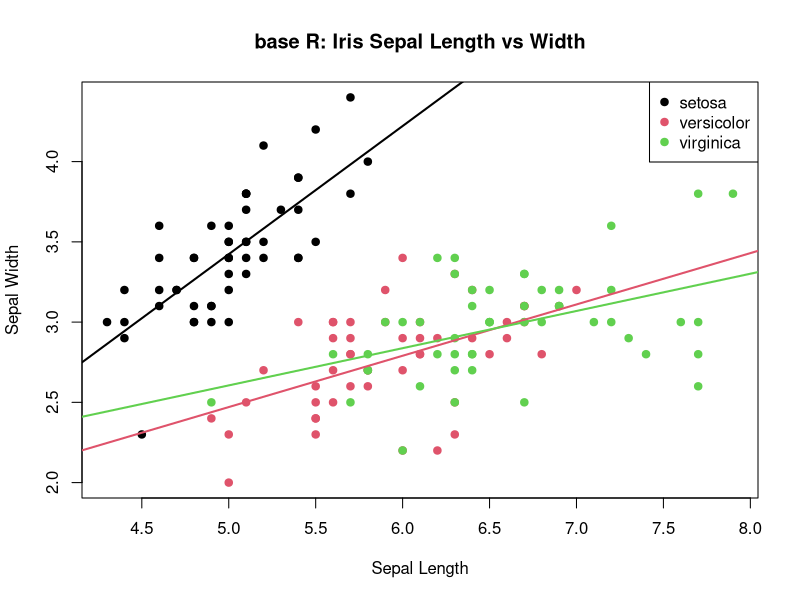
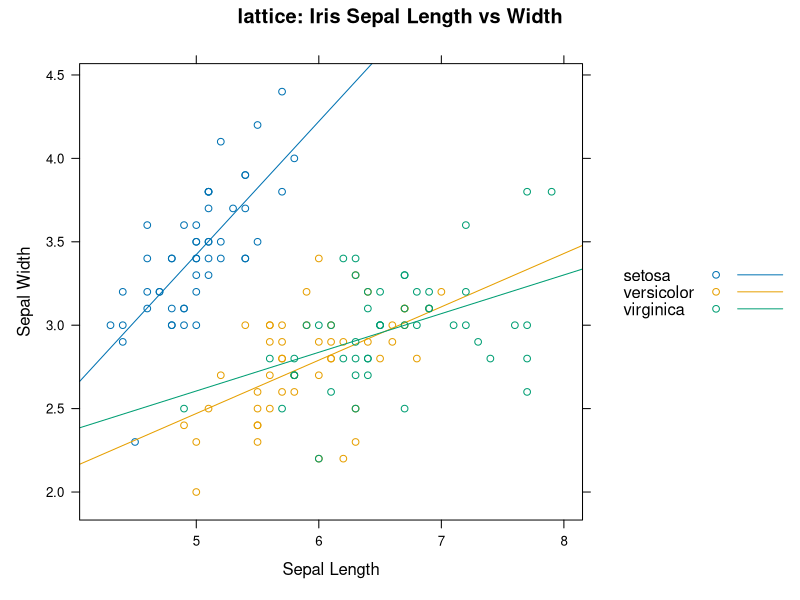
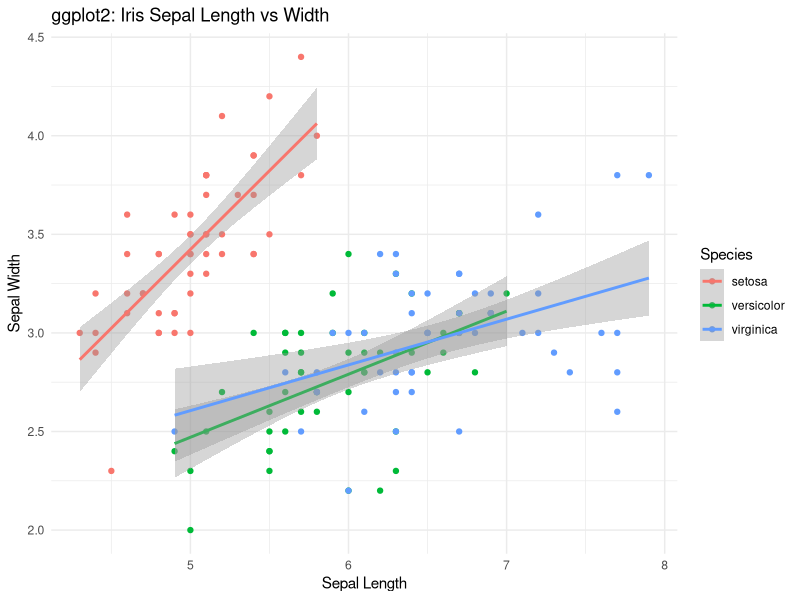
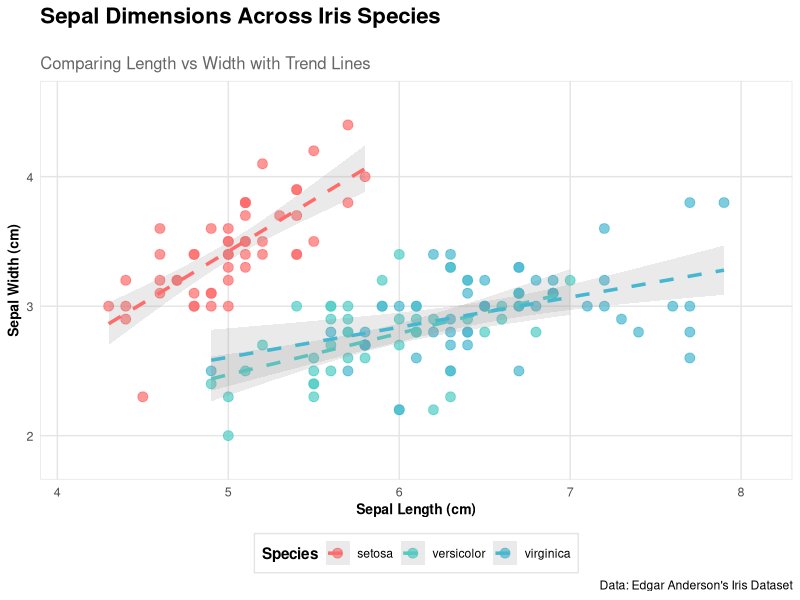
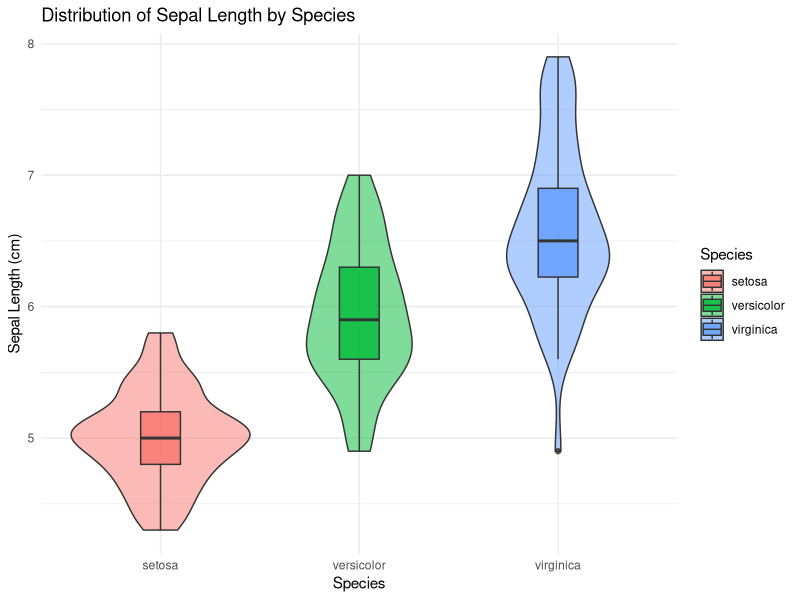
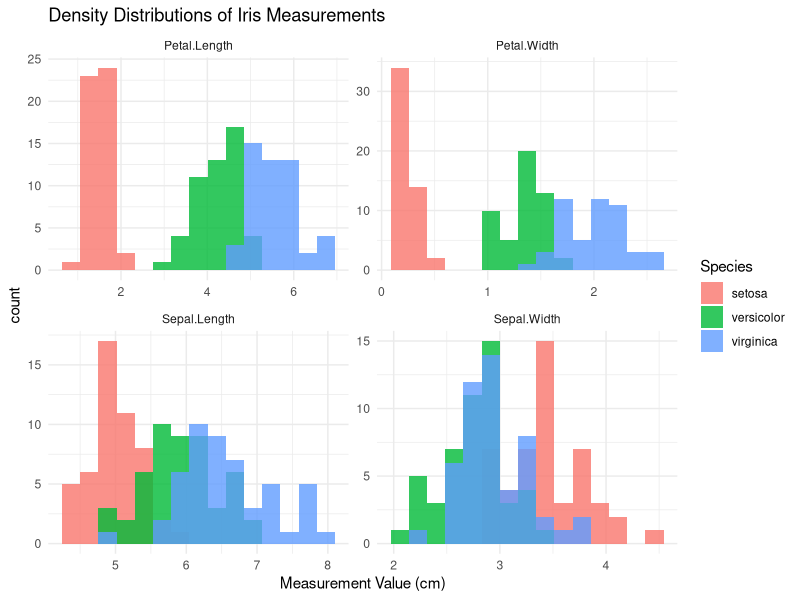
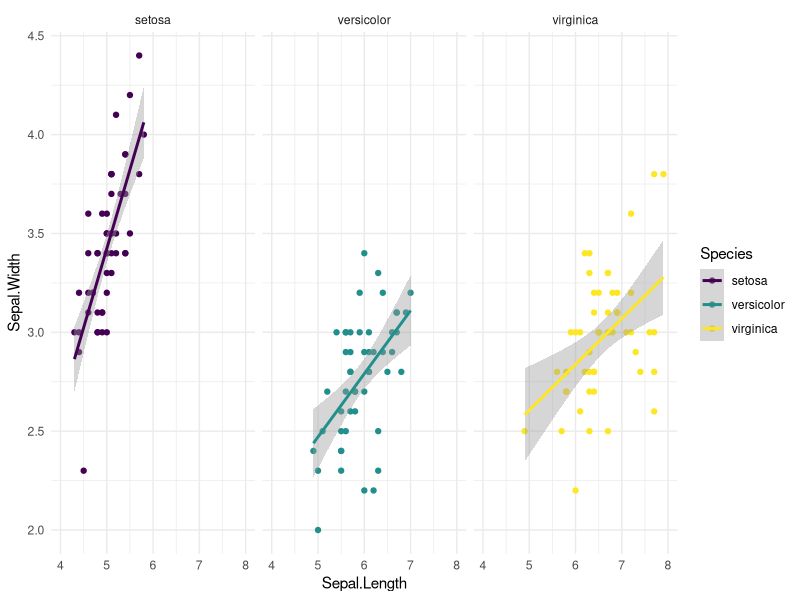
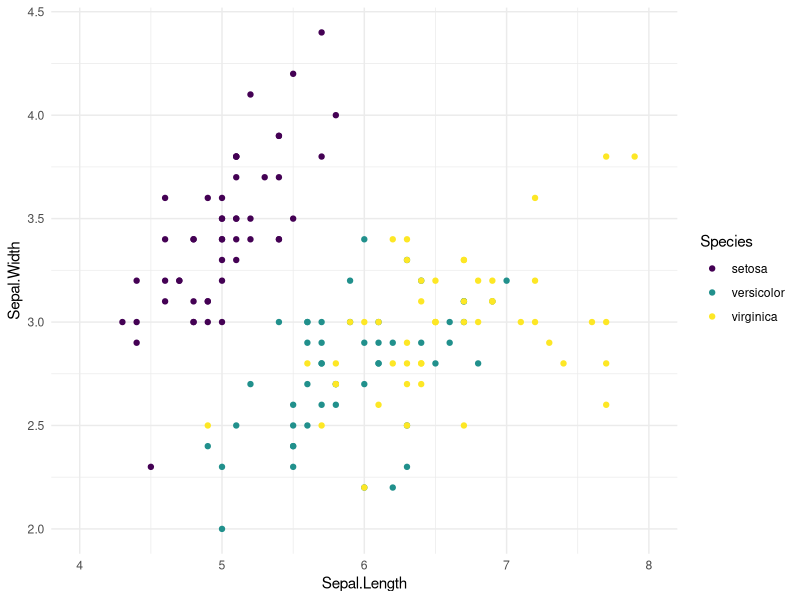

Write R code to recreate these figures, in order.
## ---- chunk 1

#| label: setup

# Load tidyverse packages, including ggplot2
library(tidyverse)

# Load lattice package, which we'll use for a comparison
library(lattice)


## ---- chunk 2

#| label: base-r-iris

# Base R plot

# First create the scatter plot
plot(iris$Sepal.Length, iris$Sepal.Width,
     main = "base R: Iris Sepal Length vs Width",
     xlab = "Sepal Length",
     ylab = "Sepal Width",
     col = as.numeric(iris$Species),
     pch = 19)

# Add regression lines for each species
species_levels <- levels(iris$Species)
colors <- 1:3

for(i in 1:3) {
    subset_data <- iris[iris$Species == species_levels[i], ]
    reg <- lm(Sepal.Width ~ Sepal.Length, data = subset_data)
    abline(reg, col = colors[i], lwd = 2)
}

# Add legend
legend("topright", 
       legend = levels(iris$Species), 
       col = colors, 
       pch = 19)


## ---- chunk 3

#| label: lattice-iris

# Lattice plot

xyplot(Sepal.Width ~ Sepal.Length, 
       data = iris,
       groups = Species,
       auto.key = TRUE,
       type = c("p", "r"),
       main = "lattice: Iris Sepal Length vs Width",
       xlab = "Sepal Length",
       ylab = "Sepal Width")


## ---- chunk 4

#| label: ggplot-iris

# ggplot2 plot

ggplot(iris, aes(x = Sepal.Length, y = Sepal.Width, color = Species)) +
  geom_point() +
  geom_smooth(method = "lm", se = TRUE) +
  labs(title = "ggplot2: Iris Sepal Length vs Width",
       x = "Sepal Length",
       y = "Sepal Width") +
  theme_minimal()

## ---- chunk 5

#| label: fancy-ggplot-iris


ggplot(iris, aes(x = Sepal.Length, y = Sepal.Width, color = Species)) +
  # Add points with custom appearance
  geom_point(size = 3, alpha = 0.7) +
  
  # Add regression lines with custom appearance
  geom_smooth(method = "lm", se = TRUE, alpha = 0.2, 
             linewidth = 1.2, linetype = "dashed") +
  
  # Customize colors using a custom palette
  scale_color_manual(values = c("#FF6B6B", "#4ECDC4", "#45B7D1")) +
  
  # Add labels with custom formatting
  labs(title = "Sepal Dimensions Across Iris Species",
       subtitle = "Comparing Length vs Width with Trend Lines",
       x = "Sepal Length (cm)",
       y = "Sepal Width (cm)",
       caption = "Data: Edgar Anderson's Iris Dataset") +
  
  # Customize theme elements
  theme_minimal() +
  theme(
    # Title customization
    plot.title = element_text(size = 16, face = "bold", 
                            margin = margin(b = 20)),
    plot.subtitle = element_text(size = 12, color = "grey40"),
    
    # Axis customization
    axis.title = element_text(size = 10, face = "bold"),
    axis.text = element_text(size = 9),
    
    # Legend customization
    legend.position = "bottom",
    legend.title = element_text(face = "bold"),
    legend.background = element_rect(fill = "white", color = "grey90"),
    
    # Panel customization
    panel.grid.major = element_line(color = "grey90"),
    panel.grid.minor = element_blank(),
    
    # Add a subtle border
    plot.background = element_rect(fill = "white", color = NA),
    panel.border = element_rect(color = "grey90", fill = NA)
  ) +
  
  # Set specific axis limits
  coord_cartesian(
    xlim = c(min(iris$Sepal.Length) - 0.2, max(iris$Sepal.Length) + 0.2),
    ylim = c(min(iris$Sepal.Width) - 0.2, max(iris$Sepal.Width) + 0.2)
  )

## ---- chunk 6
ggplot(iris, aes(x=Species, y=Sepal.Length, fill=Species)) +
  geom_violin(alpha=0.5) +
  geom_boxplot(width=0.2, alpha=0.8) +
  theme_minimal() +
  labs(title="Distribution of Sepal Length by Species",
       y="Sepal Length (cm)")

## ---- chunk 7
pivot_longer(iris, cols=c(Sepal.Length, Sepal.Width, Petal.Length, Petal.Width),
                                names_to="Measurement",
                                values_to="Value") %>% 
ggplot(aes(x=Value, fill=Species)) +
  geom_histogram(alpha=0.8, bins = 15, position = "identity") +
  facet_wrap(~Measurement, scales="free") +
  theme_minimal() +
  labs(title="Density Distributions of Iris Measurements",
       x="Measurement Value (cm)")
## ---- chunk 8

#| label: all-layers

ggplot(data = iris,                    # Data layer
       aes(x = Sepal.Length,           # Aesthetics layer
           y = Sepal.Width,
           color = Species)) +
  geom_point() +                       # Geometries layer
  stat_smooth(method = "lm") +         # Statistics layer
  scale_color_viridis_d() +            # Scales layer
  coord_cartesian(xlim = c(4, 8)) +    # Coordinates layer
  facet_wrap(~Species) +               # Facets layer
  theme_minimal()                      # Theme layer


## ---- chunk 9

#| label: some-layers-1

ggplot(data = iris,                    # Data layer
       aes(x = Sepal.Length,           # Aesthetics layer
           y = Sepal.Width,
           color = Species)) +
  geom_point() +                       # Geometries layer
  #stat_smooth(method = "lm") +         # Statistics layer
  scale_color_viridis_d() +            # Scales layer
  coord_cartesian(xlim = c(4, 8)) +    # Coordinates layer
  #facet_wrap(~Species) +               # Facets layer
  theme_minimal()                      # Theme layer


## ---- chunk 10

#| label: some-layers-2

ggplot(data = iris,                    # Data layer
       aes(x = Sepal.Length,           # Aesthetics layer
           y = Sepal.Width,
           color = Species)) +
  geom_point() +                       # Geometries layer
  stat_smooth(method = "lm") +         # Statistics layer
  #scale_color_viridis_d() +            # Scales layer
  #coord_cartesian(xlim = c(4, 8)) +    # Coordinates layer
  facet_wrap(~Species) #+               # Facets layer
  #theme_minimal()                      # Theme layer


## ---- chunk 11

#| label: basic-layer-structure

# Start with the data layer, here called directly in the ggplot() function
ggplot(iris) +
    
  # Add the aesthetics layer, mapping data to visual properties
  aes(x = Sepal.Length, y = Sepal.Width, color = Species) +
  
  # Add the geometry layer, defining the shape of the plot
  geom_point()

  

## ---- chunk 12

#| label: basic-layer-alternatives

# Note that ggplot and geoms both take the data as the first argument, which means
# 1. You don't have to specify `data=` as long as you include it first
# 2. You can pipe the data in using the pipe operator `%>%`

# With data and aes together
ggplot(iris, aes(x = Sepal.Length, y = Sepal.Width, color = Species)) +
  geom_point()

# With aes and geom together
ggplot(data = iris) +
  geom_point(aes(x = Sepal.Length, y = Sepal.Width, color = Species))

# Piping in the data
iris %>%
  ggplot(aes(x = Sepal.Length, y = Sepal.Width, color = Species)) +
  geom_point()

# Specifiying data in the geom
ggplot() +
  geom_point(data = iris, aes(x = Sepal.Length, y = Sepal.Width, color = Species))


## ---- chunk 13

#| label: aesthetics-layer

# Start with the data layer
ggplot(iris) +
    
  # Add the aesthetics layer, mapping data to visual properties
  aes(x = Sepal.Length, y = Sepal.Width, color = Species) +
  
  # Add the geometry layer, defining the shape of the plot
  geom_point() +

  # And a smooth layer with a linear regression ("lm") line that uses the same aesthetics
  geom_smooth(method = "lm")



## ---- chunk 14

#| label: aesthetics-layer-alternatives

# Specifiying aes in the ggplot() function
ggplot(iris, aes(x = Sepal.Length, y = Sepal.Width, color = Species)) +
  # Add the geometry layer, defining the shape of the plot
  geom_point() +
  # And a smooth layer with a linear regression ("lm") line that uses the same aesthetics
  geom_smooth(method = "lm")

# Specifiying aes in (both) geoms
ggplot(iris) +
  # Add the geometry layer, defining the shape of the plot
  geom_point(aes(x = Sepal.Length, y = Sepal.Width, color = Species)) +
  # And a smooth layer with a linear regression ("lm") line that uses the same aesthetics
  geom_smooth(method = "lm", aes(x = Sepal.Length, y = Sepal.Width, color = Species))

## ---- chunk 15

#| label: geometries-layer

ggplot(iris) +
  # Add the point layer, creating a scatterplot
  geom_point(aes(x = Sepal.Length, y = Sepal.Width, color = Species)) +
  # And a smooth layer with a linear regression ("lm") line that uses different aesthetics
  geom_smooth(method = "lm", aes(x = Petal.Length, y = Petal.Width, color = Species))


ggplot(iris, aes(x = Sepal.Length, y = Sepal.Width, color = Species)) +
  # Add the point layer, creating a scatterplot that inherits aesthetics from `ggplot()`
  geom_point() +
  # And a smooth layer with a linear regression ("lm") line that uses different aesthetics
  geom_smooth(method = "lm", aes(x = Petal.Length, y = Petal.Width, color = Species))

# Specifiying aes in just one geom
# THIS WON'T WORK because geom_smooth doesn't inherit aes and no aes are defined in that geom

# ggplot(iris) +
#   # Add the point layer, creating a scatterplot
#   geom_point(aes(x = Sepal.Length, y = Sepal.Width, color = Species)) +
#   # And a smooth layer with a linear regression ("lm") without specifying aes
#   geom_smooth(method = "lm")


## ---- chunk 16

#| label: layers-example


## WITH SMOOTH ON TOP 

# Start with the data
ggplot(iris, aes(x = Sepal.Length, y = Sepal.Width, color = Species)) +

  # Add points
  geom_point(size = 5) +
  
  # Add a regression line
  # Note that `method = "lm"` specifies a linear model and draws a straight line
  geom_smooth(method = "lm", fill = "black")

## WITH POINT ON TOP

# Start with the data
ggplot(iris, aes(x = Sepal.Length, y = Sepal.Width, color = Species)) +

  # Add a regression line
  geom_smooth(method = "lm", fill = "black") +
  
  # Add points
  geom_point(size = 5)

## ---- chunk 17

#| label: piping-in-data

# You can do a little data wrangling before plotting

iris %>%
  # Only include setosa and virginica species
  filter(Species %in% c("setosa", "virginica")) %>%
  # Create a new variable for sepal area
  mutate(Sepal.Area = Sepal.Length * Sepal.Width) %>%
  # Rename the variables to what we want to see on the plot's axes
  rename(`Sepal Length` = Sepal.Length, `Sepal Area` = Sepal.Area) %>%
  # Plot the data
  ggplot(aes(x = `Sepal Length`, y = `Sepal Area`, color = Species)) +
  # Add points, which will inherit the aes() above
  geom_point() +
  # Throw in a regression line with different aesthetics just to complicate things unnecessarily
  geom_smooth(method = "lm", aes(x = `Sepal Length`, y = `Sepal.Width`, color = Species))


## ---- chunk 18

#| label: aes-position

# Position aesthetics, x & y

ggplot(iris) +
  aes(x = Sepal.Length, y = Sepal.Width) +
  geom_point()

ggplot(iris) +
  aes(x = Sepal.Length, y = Sepal.Width) +
  geom_point() +
  # Swap the axes of width and length for just the regression line
  # to make a horrible, uninterpretable, mislabeled mess
  geom_smooth(method = "lm", aes(x = Sepal.Width, y = Sepal.Length))


## ---- chunk 19

#| label: aes-color

# Color: points, lines, 1d stuff

# Mapped to species (categorical)

ggplot(iris) +
  aes(x = Sepal.Length, y = Sepal.Width, color = Species) +
  geom_point()

# Mapped to petal length (continuous)

ggplot(iris) +
  aes(x = Sepal.Length, y = Sepal.Width, color = Petal.Length) +
  geom_point()

# Unmapped color

ggplot(iris) +
  aes(x = Sepal.Length, y = Sepal.Width) +
  geom_point(color = "red")

ggplot(iris) +
  aes(x = Sepal.Length, y = Sepal.Width) +
  geom_point(color = "#ff0000")

## ---- chunk 20

#| label: aes-fill

# Color: shapes, 2d stuff

# Mapped to species (categorical)

# Won't do anything with this plot, because points are 1d shapes and handled with "color"
ggplot(iris) +
  aes(x = Sepal.Length, y = Sepal.Width, fill = Species) +
  geom_point()

# But if we add in the regression line we can mess with the standard error bar, which is 2d
ggplot(iris) +
  aes(x = Sepal.Length, y = Sepal.Width) +
  geom_point() +
  geom_smooth(method = "lm", se = TRUE, aes(fill = Species))

# The smooth can actually take both color and fill, where color changes the 1d component (the line)
# and fill changes the 2d component (the standard error bar)
ggplot(iris) +
  aes(x = Sepal.Length, y = Sepal.Width) +
  geom_point() +
  # Because we are specifiying color within the geom, it won't apply to the points in the other geom
  geom_smooth(method = "lm", se = TRUE, aes(fill = Species, color = Species))

# Mapped to petal length (continuous)

# We can't use a continuous fill for the se since its just a single thing,
# But we can for the points if we make them a different shape that has both color and fill
ggplot(iris) +
  aes(x = Sepal.Length, y = Sepal.Width, fill = Petal.Length) +
  geom_point(shape = 25)

# Of course if we use that shape we could also use fill with the categorical variable

ggplot(iris) +
  aes(x = Sepal.Length, y = Sepal.Width, fill = Species) +
  geom_point(shape = 25)

# Unmapped fill

ggplot(iris) +
  aes(x = Sepal.Length, y = Sepal.Width) +
  geom_point(shape = 25, fill = "darkblue")

ggplot(iris) +
  aes(x = Sepal.Length, y = Sepal.Width) +
  geom_point() +
  # Notice how we took out the fill from the aes() layer, it's just argument of the geom_smooth()
  geom_smooth(method = "lm", se = TRUE, fill = "#f5cb6c")


## ---- chunk 21

#| label: aes-alpha

# Alpha: transparency
## Note: we typically say alpha is "transparency", but it's more accuartely "opacity"
## 0 is fully transparent, 1 is fully opaque; the higher the alpha, the more opaque the element

# Mapped to petal length (continuous)
ggplot(iris) +
  aes(x = Sepal.Length, y = Sepal.Width) +
  geom_point(aes(alpha = Petal.Length)) # this could go in the aes() layer, too

# Mapped to species (categorical)

ggplot(iris) +
  aes(x = Sepal.Length, y = Sepal.Width, alpha = Species) +
  geom_point()

# Unmapped alpha

ggplot(iris) +
  aes(x = Sepal.Length, y = Sepal.Width) +
  geom_point(alpha = 0.2)

## ---- chunk 22

#| label: aes-shape

# Shape: points
# Only categorical, only applied to points (ie anything that has an (x,y) position)

# Mapped to species
ggplot(iris) +
  aes(x = Sepal.Length, y = Sepal.Width, shape = Species) +
  geom_point()

# Unmapped shape
ggplot(iris) +
  aes(x = Sepal.Length, y = Sepal.Width) +
  geom_point(shape = 23)

# As shown above, using shape can open up options to use color and fill (mapped or unmapped)
ggplot(iris) +
  aes(x = Sepal.Length, y = Sepal.Width, fill = Species) +
  geom_point(shape = 23, color = "white")

# You can also use the name of the shape

ggplot(iris) +
  aes(x = Sepal.Length, y = Sepal.Width) +
  geom_point(shape = "triangle")



## ---- chunk 23

#| label: aes-size

# Size: points, lines, bars
# Only continuous

# Mapped to petal length

ggplot(iris) +
  aes(x = Sepal.Length, y = Sepal.Width, size = Petal.Length) +
  geom_point()

# Unmapped size
ggplot(iris) +
  aes(x = Sepal.Length, y = Sepal.Width) +
  geom_point(size = .1)

# It can also be used for lines
ggplot(iris) +
  aes(x = Sepal.Length, y = Sepal.Width) +
  geom_smooth(method = "lm", size = 4)


## ---- chunk 24

#| label: aes-label

# Label: text content
# Can be continuous or categorical

# Mapped to species
ggplot(iris) +
  aes(x = Sepal.Length, y = Sepal.Width, label = Species) +
  geom_text()

# Unmapped label
ggplot(iris) +
  aes(x = Sepal.Length, y = Sepal.Width) +
  geom_text(label = "Hi!")

## ---- chunk 25

#| label: aes-linetype

# Line type: lines
# Only categorical

# Mapped to species
ggplot(iris) +
  aes(x = Sepal.Length, y = Sepal.Width, linetype = Species) +
  geom_smooth(method = "lm")

# Unmapped

ggplot(iris) +
  aes(x = Sepal.Length, y = Sepal.Width) +
  geom_smooth(method = "lm", linetype = 6)

# There are also standardized names for the line types to use instead of integers

ggplot(iris) +
  aes(x = Sepal.Length, y = Sepal.Width) +
  geom_smooth(method = "lm", linetype = "dashed")

# If you set linetype to 0, the line is invisible
# You can tell that it's still being drawn -- just not visible -- because the SE band is still visible

ggplot(iris) +
  aes(x = Sepal.Length, y = Sepal.Width) +
  geom_smooth(method = "lm", linetype = 0)

## ---- chunk 26

#| label: geom-histogram

# Histogram: 1 variable

ggplot(iris) +
  aes(x = Sepal.Length) +
  geom_histogram()

# Flip the axes by mapping to y instead of x

ggplot(iris) +
  aes(y = Sepal.Length) +
  geom_histogram()

# Commonly used arguments for geom_hist are `binwidth` and `fill`

ggplot(iris) +
  aes(x = Sepal.Length) +
  geom_histogram(binwidth = .5, fill = "lightblue")

# Binwidth is the width of the bins, which can be set to a specific value or calculated automatically
# the above example sets it to .5, but you can also set it to a function of the data
# like the standard deviation of the data

ggplot(iris) +
  aes(x = Sepal.Length) +
  geom_histogram(binwidth = sd(iris$Sepal.Length), fill = "lightblue")

# You can alternatively set the number of bins you want, and let it calculate the binwidth

ggplot(iris) +
  aes(x = Sepal.Length) +
  geom_histogram(bins = 20, color = "lightblue") # the difference between using fill and color as additional non-mapped arguments


## ---- chunk 27

#| label: geom-density

# Density plot: 1 variable

ggplot(iris) +
  aes(x = Sepal.Length) +
  geom_density()

ggplot(iris) +
  aes(y = Sepal.Length) +
  geom_density()

# Adjust colors with both color (the line) and fill (the area under the line)

ggplot(iris) +
  aes(x = Sepal.Length) +
  geom_density(fill = "lightblue")

ggplot(iris) +
  aes(x = Sepal.Length) +
  geom_density(color = "darkblue")

ggplot(iris) +
  aes(x = Sepal.Length) +
  geom_density(color = "#0f8cde", fill = "#9c5abb", size = 5, linetype = "dotted")


## ---- chunk 28

#| label: geom-dotplot

# Dot plot: 1 variable

ggplot(iris) +
  aes(x = Sepal.Length) +
  geom_dotplot()

# dot plots always need an x aesthetic, so you can't just use y= to flip the axes
# you have to add in a dummy x variable (x=1)
# and use the binaxis argument to flip the axes 

ggplot(iris) +
  aes(x = 1, y = Sepal.Length) +
  geom_dotplot(binaxis = "y")

# you can change the direction that the dots are stacked with the stackdir argument

ggplot(iris) +
  aes(x = 1, y = Sepal.Length) +
  geom_dotplot(binaxis = "y", stackdir = "center")

# Adjust the binwidth

ggplot(iris) +
  aes(x = Sepal.Length) +
  geom_dotplot(binwidth = .5)

# Adjust the fill

ggplot(iris) +
  aes(x = Sepal.Length) +
  geom_dotplot(fill = "lightblue")

## ---- chunk 29

#| include: false
#| label: iris-changes


# I'm going to mess around with the iris dataset a tiny bit to make it a good examplar for some things
# We'll use this one for the rest of the geom examples

iris2 <- iris %>%
  # delete some rows so that there are a different number of observations per species
  filter(!( str_ends(as.character(Petal.Length), "1"))) %>% 
  # create a new categorical variable for petal length
  # mutate(Petal.Length.Cat = cut(Petal.Length, breaks = 5, labels = c("shortest", "short", "medium", "long", "longest")))
  mutate(Petal.Length.Cat = cut(Petal.Length, breaks = 2, labels = c("short", "long")))


## ---- chunk 30

#| label: geom-distributions-grouped

# Histogram: 1 continuous variable, 1 categorical grouping variable

ggplot(iris2) +
  aes(x = Sepal.Length, fill = Species) +
  geom_histogram()

# Changing the position arugment

ggplot(iris2) +
  aes(x = Sepal.Length, fill = Species) +
  geom_histogram(position = "fill")

ggplot(iris2) +
  aes(x = Sepal.Length, fill = Species) +
  geom_histogram(position = "stack")

# Density plot: 1 continuous variable, 1 categorical grouping variable

ggplot(iris2) +
  aes(x = Sepal.Length, color = Species) +
  geom_density()

ggplot(iris2) +
  aes(x = Sepal.Length, fill = Species) +
  geom_density()

ggplot(iris2) +
  aes(x = Sepal.Length, fill = Species) +
  geom_density(alpha = .5)

ggplot(iris2) +
  aes(x = Sepal.Length, fill = Species) +
  geom_density(alpha = .5, position = "stack")

ggplot(iris2) +
  aes(x = Sepal.Length, fill = Species) +
  geom_density(alpha = .5, position = "fill")

# geom_freqpoly is a geom kind of combines histogram and density
# like a density plot, it's just a single line instead of bars 
# but like a histogram, it uses bins and does not smooth data

ggplot(iris2) +
  aes(x = Sepal.Length, color = Species) +
  geom_freqpoly(fill = "blue") # unlike density, freqpoly() can't take fill, so it ignores this



## ---- chunk 31

#| label: geom-boxplot

# Boxplot: 1 continuous variable
# You can make a boxplot without a grouping variable, but it doesn't communicate 
# much more than if you just looked at the summary statistics

ggplot(iris2) +
  aes(y = Sepal.Length) +
  geom_boxplot()

# Boxplot: 1 continuous variable, 1 categorical grouping variable

ggplot(iris2) +
  aes(x = Species, y = Sepal.Length) +
  geom_boxplot()


# You can also flip the axes

ggplot(iris2) +
  aes(x = Sepal.Length, y = Species) +
  geom_boxplot()

# You can also use aes to style the outlines and boxes
# both mapped and unmapped varieties

ggplot(iris2) +
  aes(x = Species, y = Sepal.Length, fill = Species) +
  geom_boxplot(color = "purple", size = .2, linetype = 4)

# Group by more than one variable

ggplot(iris2) +
  aes(x = Species, y = Sepal.Length, fill = Petal.Length.Cat) +
  geom_boxplot()


## ---- chunk 32

#| label: geom-violin

# Violin plot: 1 continuous variable, 1 categorical grouping variable

ggplot(iris2) +
  aes(x = Species, y = Sepal.Length) +
  geom_violin()

# You can also flip the axes

ggplot(iris2) +
  aes(x = Sepal.Length, y = Species) +
  geom_violin()

# You can also use aes to style the violins

# totally unmapped
ggplot(iris2) +
  aes(x = Species, y = Sepal.Length) +
  geom_violin(color = "purple", fill = "green", size = 1, linetype = 6)

# Or mapping the fill and/or color to the same variable as the x-axis
# this is "redundant" information, but can be another way for your audience to orient to the groups

ggplot(iris2) +
  aes(x = Species, y = Sepal.Length, fill = Species) +
  geom_violin(color = "#9cd7eb", size = 4, linetype = 2)

ggplot(iris2) +
  aes(x = Species, y = Sepal.Length, color = Species) +
  geom_violin(fill = "#9cd7eb", size = 4, linetype = 2)

ggplot(iris2) +
  aes(x = Species, y = Sepal.Length, fill = Species, color = Species) +
  geom_violin(size = 4, linetype = 2)

# Group by more than one variable

ggplot(iris2) +
  aes(x = Species, y = Sepal.Length, fill = Petal.Length.Cat) +
  geom_violin()

ggplot(iris2) +
  aes(x = Petal.Length.Cat, y = Sepal.Length, fill = Species) +
  geom_violin()


# Violin plots give very similar information to dotplots with central distribution
# You can see the distribution of the data, but also the number of observations at each point
# And you can use them in combination

ggplot(iris2) +
  aes(x = Species, y = Sepal.Length) +
  geom_violin() +
  geom_dotplot(binaxis = "y", stackdir = "center", fill = "black", alpha = .5)



## ---- chunk 33

#| label: geom-bar

# Bar chart: 1 categorical variable

ggplot(iris2) +
  aes(x = Species) +
  geom_bar()

# You can flip the axes

ggplot(iris2) +
  aes(y = Species) +
  geom_bar()

# You can also use aes to style the bars

ggplot(iris2) +
  aes(x = Species, fill = Species) +
  geom_bar(color = "purple", size = .2, linetype = 4)

# Bar chart: 1 categorical variable, 1 continuous variable

ggplot(iris2) +
  aes(x = Species, y = Sepal.Length) +
  geom_bar(stat = "identity")

# Bar chart: 2 categorical variables

# Groups are stacked into one bar of counts by default
ggplot(iris2) +
  aes(x = Species,fill = Petal.Length.Cat) +
  geom_bar()

# The position argument can be used to change this

# "dodge" places them side by side
# Notice that it can do weird stuff with bar width if there is a category on the x-axis
# that doesn't have a count for a particular category in the fill variable
ggplot(iris2) +
  aes(x = Species,fill = Petal.Length.Cat) +
  geom_bar(position = "dodge")

# "fill" stacks them on top of each other for a proportional visualization
ggplot(iris2) +
  aes(x = Species,fill = Petal.Length.Cat) +
  geom_bar(position = "fill")




## ---- chunk 34

#| label: geom-col-continuous

# Column chart: 1 categorical variable, 1 continuous variable
iris2 %>%
  # Summarize to get the mean sepal length for each species
  group_by(Species) %>%
  summarize(mean_length = mean(Sepal.Length)) %>%
  # Pipe the summarized data to ggplot
  ggplot(aes(x = Species, y = mean_length)) +
  geom_col()

# Column chart: 1 categorical variable, 2 continuous variables
# Multiple measurements side by side
iris2 %>%
  # Summarize to get the mean sepal length and width for each species
  # A little more involved than above
  group_by(Species) %>%
  summarize(across(starts_with("Sepal"), mean)) %>%
  pivot_longer(cols = starts_with("Sepal"),
               names_to = "measurement",
               values_to = "value") %>%
  ggplot(aes(x = Species, y = value, fill = measurement)) +
  geom_col(position = "dodge")

# Column chart: 1 categorical variable, 4(!) continuous variables
# Just going wild over here with summary stats
iris2 %>%
  # Summarize to get the mean length and width for each species
  group_by(Species) %>%
  summarize(across((ends_with("Length") | ends_with("Width")), mean)) %>%
  pivot_longer(cols = ends_with("Length") | ends_with("Width"),
               names_to = "measurement",
               values_to = "value") %>%
  ggplot(aes(x = Species, y = value, fill = measurement)) +
  geom_col(position = "fill") # proportions

# Column chart: 2 categorical variables

# Groups are stacked into one bar of counts by default
ggplot(iris2) +
  aes(x = Species, y = Petal.Length, fill = Petal.Length.Cat) +
  geom_col()



## ---- chunk 35

#| label: geom-point

# Scatterplot: 2 continuous variables

ggplot(iris2) +
  aes(x = Sepal.Length, y = Sepal.Width) +
  geom_point()

# Scatterplot: 2 continuous variables, 1 categorical grouping variable

ggplot(iris2) +
  aes(x = Sepal.Length, y = Sepal.Width, color = Species) +
  geom_point()

# You can also use aes to style the points

ggplot(iris2) +
  aes(x = Sepal.Length, y = Sepal.Width, fill = Species) +
  geom_point(color = "purple", size = 3, shape = 25)

# Scatterplot: 2 continuous variables, 2 categorical grouping variables

ggplot(iris2) +
  aes(x = Sepal.Length, y = Sepal.Width, color = Species, shape = Petal.Length.Cat) +
  geom_point()

# Scatterplot: 3+ continuous variables, 1 categorical grouping variable
# Visualizing more than 2 continuous variables with a scatterplot isn't generally a good idea
# but you can do it

ggplot(iris2) +
  aes(x = Sepal.Length, y = Sepal.Width, color = Species, size = Petal.Length) +
  geom_point()

ggplot(iris2) +
  aes(x = Sepal.Length, y = Sepal.Width, shape = Species, size = Petal.Length, color = Petal.Width) +
  geom_point()


## ---- chunk 36

#| label: geom-line

# Line plot: 2 continuous variables

ggplot(iris2) +
  aes(x = Sepal.Length, y = Sepal.Width) +
  geom_line()

# Line plot: 2 continuous variables, 1 categorical grouping variable

ggplot(iris2) +
  aes(x = Sepal.Length, y = Sepal.Width, color = Species) +
  geom_line()

## ---- chunk 37
#| message: false
#| warning: false
#| label: geom-smooth

# Note that I have warnings and messages turned off for this chunk because all the smoothing
# functions are going to throw warnings about not enough data points for some of the groups

# Smoothed line plot: 2 continuous variables

ggplot(iris2) +
  aes(x = Sepal.Length, y = Sepal.Width) +
  geom_smooth()

# Use a linear model instead of the default loess smoother
ggplot(iris2) +
  aes(x = Sepal.Length, y = Sepal.Width) +
  geom_smooth(method = "lm")

# Hide the standard error band
ggplot(iris2) +
  aes(x = Sepal.Length, y = Sepal.Width) +
  geom_smooth(method = "lm", se = FALSE)

# Smoothed line plot: 2 continuous variables, 1 categorical grouping variable

ggplot(iris2) +
  aes(x = Sepal.Length, y = Sepal.Width, color = Species) +
  geom_smooth(method = "lm")

# You can also use aes to style the line

ggplot(iris2) +
  aes(x = Sepal.Length, y = Sepal.Width, fill = Species) +
  geom_smooth(color = "purple", size = 3, linetype = 2, method = "lm")

# Smoothed line plot: 2 continuous variables, 2 categorical grouping variables

ggplot(iris2) +
  aes(x = Sepal.Length, y = Sepal.Width, color = Species, linetype = Petal.Length.Cat) +
  geom_smooth(method = "lm")

# Smoothed line plot: 3+ continuous variables, 1 categorical grouping variable

ggplot(iris2) +
  aes(x = Sepal.Length, y = Sepal.Width, color = Species, size = Petal.Length) +
  geom_smooth(method = "lm")

ggplot(iris2) +
  aes(x = Sepal.Length, y = Sepal.Width, shape = Species, size = Petal.Length, color = Petal.Width) +
  geom_smooth(method = "lm")

## ---- chunk 38

#| label: geom-area

# Area plot: 2 continuous variables

ggplot(iris2) +
  aes(x = Sepal.Length, y = Sepal.Width) +
  geom_area()

# Area plot: 2 continuous variables, 1 categorical grouping variable
# area will stack by default

ggplot(iris2) +
  aes(x = Sepal.Length, y = Sepal.Width, color = Species) +
  geom_area()

# use transparency and position to show overlapping areas

ggplot(iris2) +
  aes(x = Sepal.Length, y = Sepal.Width, fill = Species) +
  geom_area(alpha = .5, position = "dodge")


# You can also use aes to style the area

ggplot(iris2) +
  aes(x = Sepal.Length, y = Sepal.Width, fill = Species) +
  geom_area(color = "forestgreen", size = .5, linetype = 3)

## ---- chunk 39

#| label: chickweight-line

# First plot using geom_line
# It's a mess
ggplot(ChickWeight, aes(x = Time, y = weight, color = Diet)) +
  geom_line()

# You need to group by chick because each chick has its own time series
# this creates a "spaghetti plot"

ggplot(ChickWeight, aes(x = Time, y = weight, color = Diet, group = Chick)) +
  geom_line()

# If you want to see the mean weight for each time point (per diet group)
# you need to summarize the data first

ChickWeight %>%
  group_by(Time, Diet) %>%
  summarise(mean_weight = mean(weight)) %>% 
ggplot(aes(x = Time, y = mean_weight, color = Diet)) +
  geom_line()

## ---- chunk 40

#| label: chickweight-area

# First plot using geom_area
# It's a mess
ggplot(ChickWeight, aes(x = Time, y = weight, color = Diet)) +
  geom_area()

# You need to group by chick because each chick has its own time series
# this creates a "spaghetti plot"

ggplot(ChickWeight, aes(x = Time, y = weight, color = Diet, group = Chick)) +
  geom_area()

# If you want to see the mean weight for each time point (per diet group)
# you need to summarize the data first

# If you want to see the area colored instead of (or in addition to) the line
# Use fill instead of (or in addition to) color

ChickWeight %>%
  group_by(Time, Diet) %>%
  summarise(mean_weight = mean(weight)) %>% 
ggplot(aes(x = Time, y = mean_weight, color = Diet, fill = Diet)) +
  geom_area()

# Use position and alpha arguments to change how the areas of each group
# appear to overlap (or not)

ChickWeight %>%
  group_by(Time, Diet) %>%
  summarise(mean_weight = mean(weight)) %>% 
ggplot(aes(x = Time, y = mean_weight, color = Diet)) +
  geom_area(position = "dodge", alpha = .2)

ChickWeight %>%
  group_by(Time, Diet) %>%
  summarise(mean_weight = mean(weight)) %>% 
ggplot(aes(x = Time, y = mean_weight, color = Diet, fill = Diet)) +
  geom_area(position = "stack", alpha = .2)

ChickWeight %>%
  group_by(Time, Diet) %>%
  summarise(mean_weight = mean(weight)) %>% 
ggplot(aes(x = Time, y = mean_weight, color = Diet, fill=Diet)) +
  geom_area(position = "fill")
